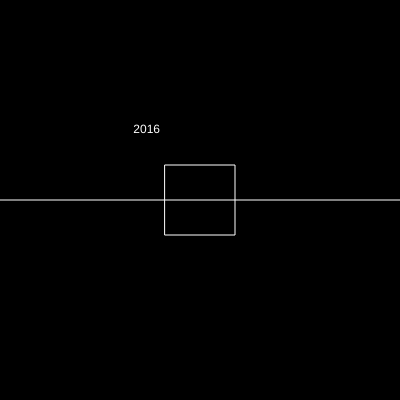
Frame 1 (no input)
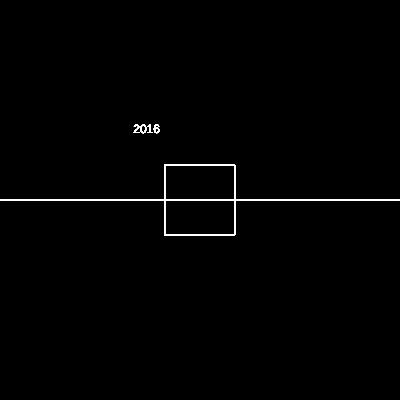
Frame 60 (no input)
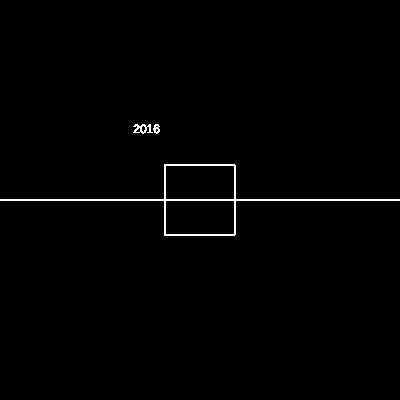
Frame 120 (the mouse pressed at the canvas centre since frame 60)

The p5.js sketch that drew these frames (run headless with seeded random() and noise() and a simulated clock; from frame 60 on, the mouse is pressed at the canvas centre):

// p5.js sketch
// ── sketch.js
// setup function runs once, at the beginning
function setup() {
  // createCanvas(width, height);
  // define width and height using pixels
  createCanvas(400, 400);
  
  // set a background color (0-255) = (black-white)
  // use background (r, g, b) for colors
  background(0);
}

// draw function runs 70x/s
// this is where you put the code that needs to run on a loop
function draw() {
  // draw the album cover frame
  rectMode(CENTER);
  noFill();     // remove fill from rectangle
  stroke(255);  // set the stroke color to white
  rect(width / 2, height / 2, 70);  // check help -> reference if you forget parameters

  // draw the timeline base
  line(0, height / 2, width, height / 2);
  
  // draw the year
  fill(255);     // put the fill back for the text
  noStroke();    // delete the stroke it's ugly lol
  text("2016", width/3, height/3);
  
  // draw vertical lines
  
  
}
